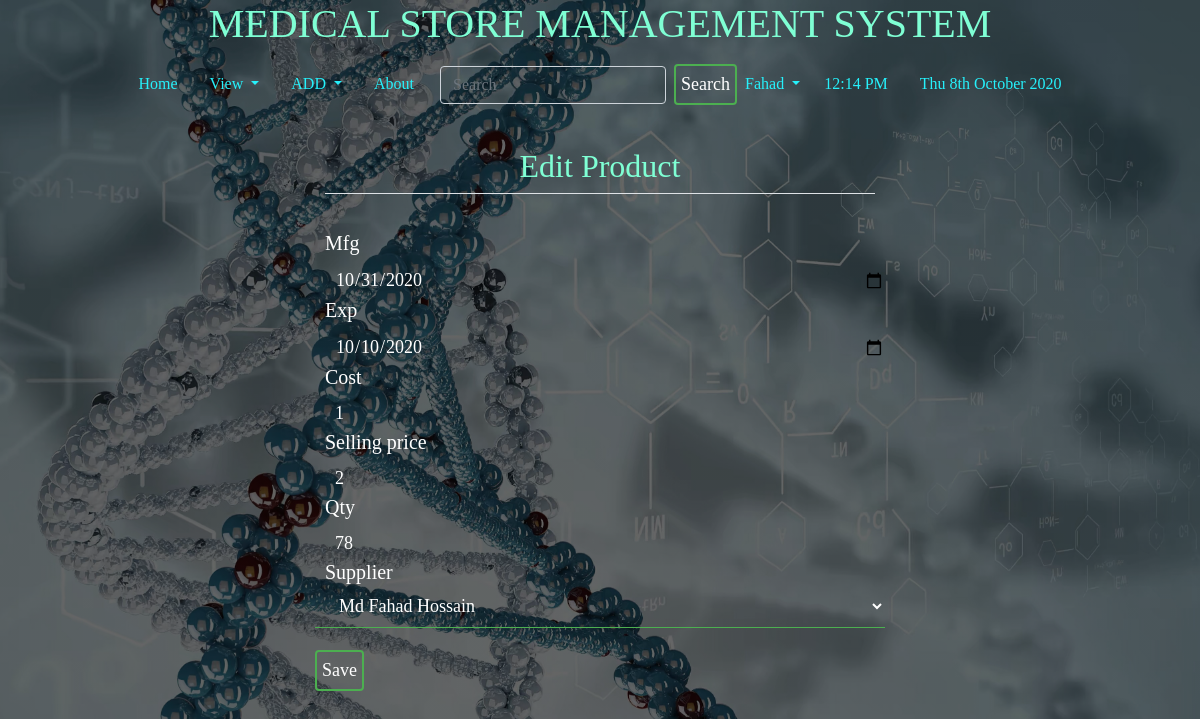
The app's page /edit/1/ (signed in) with its own data.
### home/models.py (models this page shows, shortened)
class Product(models.Model):
    name = models.CharField(max_length=200)
    company = models.CharField(max_length=100)
    batch_no = models.CharField(max_length=25)
    cost = models.IntegerField()
    selling_price = models.IntegerField()
    qty=models.IntegerField()
    mfg = models.DateField()
    exp = models.DateField()
    supplier = models.ForeignKey(Supplier, on_delete=models.CASCADE, related_name="supplier_set")
    class Meta:
        ordering= ('name',)

### home/views.py (the view, shortened to what this page needs)
# urls.py: path('edit/<int:pk>/',EditProdView.as_view(), name='edit'),
class EditProdView(generic.UpdateView):
    model = Product
    form_class = ProductForm
    template_name = 'home/product.html'

### home/forms.py
class ProductForm(ModelForm):
    class Meta:
        model = Product
        fields = ('name',)

### home/models.py (called while the page is built)
    def __str__(self):
        return self.name

### templates/home/product.html (shortened to what this page needs)
{% extends 'basic.html' %}
{% block body %}
{% load static %}
{% load crispy_forms_tags %}
{% if user.is_authenticated %}
<div class="col-md-6 offset-md-3">
        <form method="post" enctype="multipart/form-data">
            <fieldset class="form-group mx-auto">
                <legend class="border-bottom text-center mb-4"><h2>Edit Product</h2></legend>
                {{ form|crispy }}
            </fieldset>
            <button class="btn btn-outline-info " type="submit" value="submit">Save</button>
        </form>
</div>
{% else %}
<h2>Please Log in to Create a Post</h2>
{% endif %}
{% endblock body %}

### templates/basic.html (shortened to what this page needs)
<!DOCTYPE html>
<html lang="en">
<head>
    <link rel="stylesheet" href="https://stackpath.bootstrapcdn.com/bootstrap/4.2.1/css/bootstrap.min.css"
 />
    {% load static %}
    <link href="{% static 'css/style.css'  %}" rel="stylesheet" />
</head>
<body style="
      background: linear-gradient(rgba(0, 0, 0, 0.6), rgba(0, 0, 0, 0.6)),
        url('/static/images/map.jpg');
      background-size: cover;
      background-attachment: fixed;
      background-position: top;
    ">
    <h1 class="text-center"> MEDICAL STORE MANAGEMENT SYSTEM</h1>
    <nav class="navbar navbar-expand-lg navbar-light" style="background: none; color: white; text-color: white">
        <div class="collapse navbar-collapse" id="navbarSupportedContent">
            <ul class="nav justify-content-center">
                <li class="nav-item {% block blogactive %} {% endblock blogactive %}">
                    <a class="nav-link" href="/">Home</a>
                </li>
                <li class="nav-item dropdown">
                    <a class="nav-link dropdown-toggle" href="#" id="navbarDropdown" role="button"
                        data-toggle="dropdown" aria-haspopup="true" aria-expanded="false">
                        View
                    </a>
                </li>
                <li class="nav-item dropdown">
                    <a class="nav-link dropdown-toggle" href="#" id="navbarDropdown" role="button"
                        data-toggle="dropdown" aria-haspopup="true" aria-expanded="false">
                        ADD
                    </a>
                </li>
                <li class="nav-item {% block aboutactive %} {% endblock aboutactive %}">
                    <a class="nav-link" href="/about/">About</a>
                </li>
                {% if user.is_authenticated %}
                <ul class="navbar-nav">
                    <form method="post" action="/search/" class="form-inline my-2 my-lg-0">
                        <li>
                            <input class="form-control mr-sm-2" style="background: none; color: white" type="search"
                                placeholder="Search" aria-label="Search" name="q" id="q" />
                        </li>
                        <li>
                            <button class="btn btn-outline-dark my-2 my-sm-0" type="submit">
                                Search
                            </button>
                        </li>
                    </form>
                    <li class="nav-item dropdown">
                        <a class="nav-link dropdown-toggle" href="#" id="navbarDropdown" role="button"
                            data-toggle="dropdown" aria-haspopup="true" aria-expanded="false">
                            {{request.user}}
                        </a>
                    </li>
                </ul>
                {% else %}
                <li class="nav-item {% block login %} {% endblock login %}">
                    <a class="nav-link" href="{% url 'home:login' %}">Login</a>
                </li>
                {% endif %}
                <li class="nav-item">
                    <a class="nav-link" href="">{% now "h:i A" as current_time %} {{ current_time|center:"150" }}</a>
                </li>
                <li class="nav-item">
                    <a class="nav-link" href="">{% now "D jS F Y" %}</a>
                </li>
            </ul>
        </div>
    </nav>
    <br />
    {% block body %} {% endblock %} {% block js %} {% endblock %}
</body>
</html>

### static/css/style.css (style rules this page uses)
body { margin: 0; padding: 0; font-family: sens-serif; height: 100vh; }
.nav ,.collapse { width:100%; }
.navbar .nav .nav-item .nav-link:link, .navbar .nav .nav-item .nav-link:visited { color: #26f1fb; text-align: center; }
* { padding: 0; margin: 0; border-radius: border-box; }
.form-group { width: 100%; overflow: hidden; font-size: 20px; padding: 8px 0; margin: 8px 0; border-bottom: 1px solid #4caf50; color: white; background: none; margin-bottom: 1rem; margin: 10px; padding: 10px; }
.form-group label { width: 100%; text-align: left; }
input { width: 100%; border: none; outline: none; background: none; color: white; float: left; margin: 0 10px; font-size: 18px; }
.textinput { width: 100%; border: none; outline: none; background: none; color: white; float: left; margin: 0 10px; font-size: 18px; }
.select { width: 100%; border: none; outline: none; background: none; color: white; float: left; margin: 0 10px; font-size: 18px; }
.btn { width: auto; background: none; border: 2px solid #4caf50; color: white; padding: 5px; font-size: 18px; cursor: pointer; margin: 12px 0; }
.col-md-6, .col-md-7, .col-md-8, .col-md-9, .col-md-10 { background: none; color: white; }
h1, h2, h3, h4, h5, h6 { background: none; color: aquamarine; }

### records on screen
Product: mfg "10/31/2020", exp "10/10/2020", cost "1", selling_price "2", qty "78", supplier "Md Fahad Hossain"

### other values on screen
{{ request.user }} "Fahad"
{{ current_time|center:"150" }} "12:14 PM"
